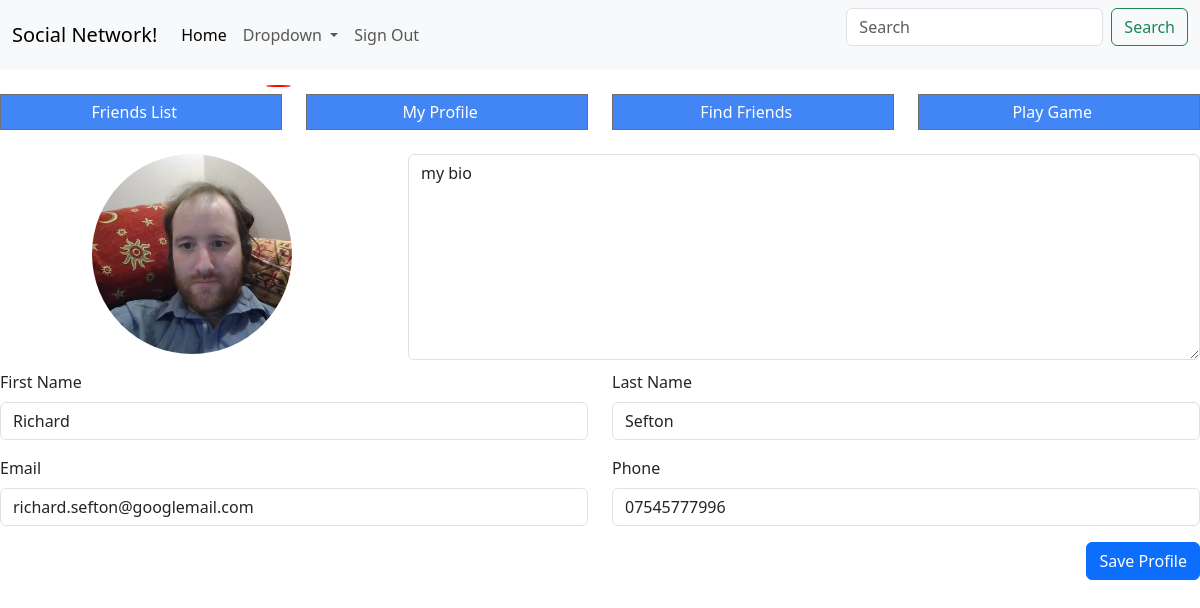
The app's page /profile (signed in) with its own data.
### client/models.py (models this page shows, shortened)
class Profile(models.Model):
    user = models.OneToOneField(User, on_delete=models.CASCADE)
    websocket_user_channel = models.CharField(max_length=256, null=True, blank=True)
    bio = models.CharField(max_length=4000, null=True, blank=True)
    phone = models.CharField(max_length=32, null=True, blank=True)
    profile_pic = models.ImageField(upload_to='profile_pics', null=True, blank=True)
    thumbnail = models.ImageField(upload_to='profile_thumbnail', null=True, blank=True)

### client/views.py (the view, shortened to what this page needs)
# urls.py: path('profile', views.profile_request, name='profile'),
@require_http_methods(["GET", "POST"])
def profile_request(request):
    if not request.user.is_authenticated:
        return redirect('/')
    profile_form = None
    if request.user.is_authenticated:
        profile = Profile.objects.get(user=request.user)
    return render(request, 'user/profile.html', {
        "authenticated": request.user.is_authenticated,
        "profile": profile
    })

### client/templates/user/profile.html (shortened to what this page needs)
{% extends 'index.html' %}
{% load bootstrap5 %}
{% load static %}
{% block styles %}
    <link rel="stylesheet" href="{% static 'styles/profile.css' %}">
{% endblock %}
{% block content %}
    <div class="content">
        <form method="POST" enctype="multipart/form-data" action="{% url 'client:profile' %}">
            <div class="row">
                <div class="col-4">
                    <div class="mb-3 text-center">
                        <img class="avatar" src="{{profile.profile_pic}}" id="profile-pic"/>
                    </div>
                </div>
                <div class="col-8">
                    <textarea name="bio" cols="25" rows="8" class="form-control" placeholder="Bio" title="" id="id_bio">{{profile.bio}}</textarea>
                </div>
            </div>
            <div class="row">
                <div class="col-6">
                    <div class="mb-3">
                        <label class="form-label" for="id_first_name">First Name</label>
                        <input type="text" name="first_name" value="{{profile.user.first_name}}" class="form-control" placeholder="First Name" title="" id="id_first_name">
                    </div>
                </div>
                <div class="col-6">
                    <div class="mb-3">
                        <label class="form-label" for="id_last_name">Last Name</label>
                        <input type="text" name="last_name" value="{{profile.user.last_name}}" class="form-control" placeholder="Last Name" title="" id="id_last_name">
                    </div>
                </div>
            </div>
            <div class="row">
                <div class="col-6">
                    <div class="mb-3">
                        <label class="form-label" for="id_email">Email</label>
                        <input type="email" name="email" value="{{profile.user.email}}" class="form-control" placeholder="Email" title="" id="id_email">
                    </div>
                </div>
                <div class="col-6">
                    <div class="mb-3">
                        <label class="form-label" for="id_phone">Phone</label>
                        <input type="text" name="phone" value="{{profile.phone}}" class="form-control" placeholder="Phone" title="" id="id_phone">
                    </div>
                </div>
            </div>
            <div class="row">
                <div class="text-end">
                    <button class="btn btn-primary">Save Profile</button>
                </div>
            </div>
        </form>
    </div>
{% endblock %}

### static/styles/profile.css (style rules this page uses)
.avatar { object-fit: cover; border-radius:50%; width: 200px; height: 200px; cursor: pointer; }

### records on screen
Profile: profile_pic (picture), bio "my bio", first_name "Richard", last_name "Sefton", email "richard.sefton@googlemail.com", phone "07545777996"
